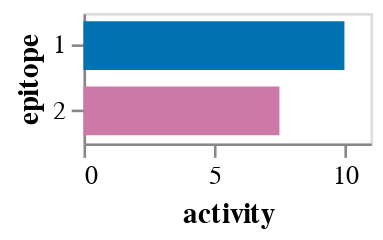
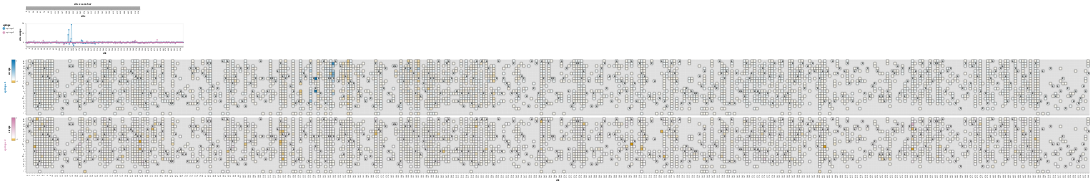

Notebook source saved alongside these figures, in order:
### Code cell
prob_escape_13 = pd.read_csv(
    "results/prob_escape/libA_221027_1_AUSAB-13_1_prob_escape.csv", keep_default_na=False, na_values="nan"
).query(
    "`no-antibody_count` >= no_antibody_count_threshold"
)  # filter for those with sufficient no-antibody counts
assert prob_escape_13.notnull().all().all()

model_13 = polyclonal.Polyclonal(
    n_epitopes=2,
    data_to_fit=prob_escape_13.rename(
        columns={
            "antibody_concentration": "concentration",
            "aa_substitutions_reference": "aa_substitutions",
        }
    ),
    alphabet=polyclonal.AAS_WITHSTOP_WITHGAP,
    sites=reference_sites,
    spatial_distances=spatial_distances,
)

# fit model
opt_res = model_13.fit(
    logfreq=200,
    reg_escape_weight=0.1,
    reg_uniqueness_weight=0,
    reg_uniqueness2_weight=1,
    reg_spatial_weight=0.0,
    reg_spatial2_weight=0.0005,
)

# display results
display(model_13.activity_wt_barplot())
display(model_13.mut_escape_plot(addtl_slider_stats={"times_seen": 3}, init_floor_at_zero=False))

### Figure 1 — Vega-Lite specification as saved in the notebook (floating-point values rounded to 4 significant figures)
{"config": {"view": {"continuousWidth": 400, "continuousHeight": 300}, "axis": {"grid": false}}, "data": {"name": "data-39b13a6cc2061bacd2d4fb6e21f132ce"}, "mark": {"type": "bar", "size": 18.75}, "encoding": {"color": {"field": "epitope", "legend": null, "scale": {"domain": ["1", "2"], "range": ["#0072B2", "#CC79A7"]}, "type": "nominal"}, "tooltip": [{"field": "epitope", "type": "nominal"}, {"field": "activity", "format": ".2f", "type": "quantitative"}], "x": {"field": "activity", "title": "activity", "type": "quantitative"}, "y": {"field": "epitope", "sort": ["1", "2"], "type": "nominal"}}, "height": {"step": 25}, "width": 110, "$schema": "https://vega.github.io/schema/vega-lite/v5.2.0.json", "datasets": {"data-39b13a6cc2061bacd2d4fb6e21f132ce": [{"epitope": "1", "activity": 10.0}, {"epitope": "2", "activity": 7.51}]}}

### Figure 2 — Vega-Lite specification as saved in the notebook (floating-point values rounded to 4 significant figures; data arrays with more than 128 entries replaced by an {"elided": "..."} marker saying what was removed)
{"config": {"view": {"continuousWidth": 400, "continuousHeight": 300}, "axis": {"grid": false, "labelOverlap": "parity"}, "padding": 10}, "vconcat": [{"data": {"name": "data-4859a6ebdfa6e326c166d65684b069a9"}, "mark": "rect", "encoding": {"color": {"value": "gray"}, "tooltip": [{"field": "site", "type": "nominal"}], "x": {"field": "site", "sort": {"field": "_stat_site_order", "order": "ascending"}, "type": "ordinal"}}, "height": 11, "params": [{"name": "parameter016", "select": {"type": "interval", "encodings": ["x"], "mark": {"stroke": "black", "strokeWidth": 2}}}, {"name": "floor_at_zero", "select": {"type": "point", "fields": ["floor"]}, "bind": {"input": "radio", "options": [0, -1.062], "labels": ["yes", "no"], "name": "floor escape at zero"}, "value": [{"floor": -1.062}]}, {"name": "parameter016", "select": {"type": "interval", "encodings": ["x"], "mark": {"stroke": "black", "strokeWidth": 2}}}, {"name": "parameter013", "select": {"type": "point", "fields": ["cutoff"]}, "bind": {"input": "range", "max": 193.0, "min": 1.0, "name": "minimum times_seen"}, "value": [{"cutoff": 3}]}, {"name": "parameter014", "select": {"type": "point", "fields": ["cutoff"]}, "bind": {"input": "range", "max": 6.867, "min": -1.062, "name": "minimum max of escape at site"}, "value": [{"cutoff": -1.062}]}], "title": "site zoom bar", "width": 500}, {"layer": [{"mark": {"type": "line", "opacity": 0.7, "size": 1}, "encoding": {"color": {"field": "epitope", "legend": {"orient": "left"}, "scale": {"domain": ["epitope 1", "epitope 2"], "range": ["#0072B2", "#CC79A7"]}, "type": "nominal"}, "tooltip": [{"field": "site", "type": "nominal"}, {"field": "epitope", "type": "nominal"}, {"field": "_stat_site_val", "format": ".3g", "title": "site escape", "type": "quantitative"}, {"field": "wildtype", "type": "nominal"}], "x": {"field": "site", "sort": {"field": "_stat_site_order", "order": "ascending"}, "type": "ordinal"}, "y": {"field": "_stat_site_val", "scale": {"zero": true}, "title": "site escape", "type": "quantitative"}}, "params": [{"name": "site_stat", "select": {"type": "point", "fields": ["_stat_site_stat"]}, "bind": {"input": "radio", "options": ["_stat_sum", "_stat_mean", "_stat_max", "_stat_min"], "labels": ["sum", "mean", "max", "min"], "name": "site escape statistic"}, "value": [{"_stat_site_stat": "_stat_sum"}]}, {"name": "parameter015", "select": {"type": "point", "fields": ["_stat_show_line"]}, "bind": {"input": "radio", "options": [true, false], "labels": ["yes", "no"], "name": "show line on site plot"}, "value": [{"_stat_show_line": true}]}, {"name": "floor_at_zero", "select": {"type": "point", "fields": ["floor"]}, "bind": {"input": "radio", "options": [0, -1.062], "labels": ["yes", "no"], "name": "floor escape at zero"}, "value": [{"floor": -1.062}]}, {"name": "parameter016", "select": {"type": "interval", "encodings": ["x"], "mark": {"stroke": "black", "strokeWidth": 2}}}, {"name": "parameter013", "select": {"type": "point", "fields": ["cutoff"]}, "bind": {"input": "range", "max": 193.0, "min": 1.0, "name": "minimum times_seen"}, "value": [{"cutoff": 3}]}, {"name": "parameter014", "select": {"type": "point", "fields": ["cutoff"]}, "bind": {"input": "range", "max": 6.867, "min": -1.062, "name": "minimum max of escape at site"}, "value": [{"cutoff": -1.062}]}], "transform": [{"lookup": "site", "from": {"data": {"name": "data-da4d8508ced3d8b6e158db9658207c69"}, "key": "site", "fields": ["wildtype", "_stat_site_order"]}}, {"calculate": "max(datum['escape'],floor_at_zero['floor'])", "as": "_stat"}, {"filter": "((datum['times_seen'] >= (parameter013['cutoff'] - 1e-06)) || (!isNumber(datum['times_seen'])))"}, {"joinaggregate": [{"op": "max", "field": "_stat", "as": "_stat_site_max"}], "groupby": ["site"]}, {"filter": "((datum['_stat_site_max'] >= (parameter014['cutoff'] - 1e-06)) || (!isNumber(datum['_stat_site_max'])))"}, {"calculate": "(datum.wildtype !== datum.mutant)", "as": "_stat_not_wildtype"}, {"joinaggregate": [{"op": "max", "field": "_stat_not_wildtype", "as": "_stat_site_has_non_wildtype"}], "groupby": ["site"]}, {"filter": "datum['_stat_site_has_non_wildtype']"}, {"filter": {"param": "parameter016"}}, {"filter": "(datum.wildtype !== datum.mutant)"}, {"aggregate": [{"op": "sum", "field": "_stat", "as": "_stat_sum"}, {"op": "mean", "field": "_stat", "as": "_stat_mean"}, {"op": "max", "field": "_stat", "as": "_stat_max"}, {"op": "min", "field": "_stat", "as": "_stat_min"}], "groupby": ["site", "wildtype", "_stat_site_order", "epitope"]}, {"fold": ["_stat_sum", "_stat_mean", "_stat_max", "_stat_min"], "as": ["_stat_site_stat", "_stat_site_val"]}, {"filter": {"param": "site_stat"}}, {"calculate": "true", "as": "_stat_show_line"}, {"filter": {"param": "parameter015"}}]}, {"mark": {"type": "circle", "opacity": 0.7}, "encoding": {"color": {"field": "epitope", "legend": {"orient": "left"}, "scale": {"domain": ["epitope 1", "epitope 2"], "range": ["#0072B2", "#CC79A7"]}, "type": "nominal"}, "tooltip": [{"field": "site", "type": "nominal"}, {"field": "epitope", "type": "nominal"}, {"field": "_stat_site_val", "format": ".3g", "title": "site escape", "type": "quantitative"}, {"field": "wildtype", "type": "nominal"}], "x": {"field": "site", "sort": {"field": "_stat_site_order", "order": "ascending"}, "type": "ordinal"}, "y": {"field": "_stat_site_val", "scale": {"zero": true}, "title": "site escape", "type": "quantitative"}}, "transform": [{"lookup": "site", "from": {"data": {"name": "data-da4d8508ced3d8b6e158db9658207c69"}, "key": "site", "fields": ["wildtype", "_stat_site_order"]}}, {"calculate": "max(datum['escape'],floor_at_zero['floor'])", "as": "_stat"}, {"filter": "((datum['times_seen'] >= (parameter013['cutoff'] - 1e-06)) || (!isNumber(datum['times_seen'])))"}, {"joinaggregate": [{"op": "max", "field": "_stat", "as": "_stat_site_max"}], "groupby": ["site"]}, {"filter": "((datum['_stat_site_max'] >= (parameter014['cutoff'] - 1e-06)) || (!isNumber(datum['_stat_site_max'])))"}, {"calculate": "(datum.wildtype !== datum.mutant)", "as": "_stat_not_wildtype"}, {"joinaggregate": [{"op": "max", "field": "_stat_not_wildtype", "as": "_stat_site_has_non_wildtype"}], "groupby": ["site"]}, {"filter": "datum['_stat_site_has_non_wildtype']"}, {"filter": {"param": "parameter016"}}, {"filter": "(datum.wildtype !== datum.mutant)"}, {"aggregate": [{"op": "sum", "field": "_stat", "as": "_stat_sum"}, {"op": "mean", "field": "_stat", "as": "_stat_mean"}, {"op": "max", "field": "_stat", "as": "_stat_max"}, {"op": "min", "field": "_stat", "as": "_stat_min"}], "groupby": ["site", "wildtype", "_stat_site_order", "epitope"]}, {"fold": ["_stat_sum", "_stat_mean", "_stat_max", "_stat_min"], "as": ["_stat_site_stat", "_stat_site_val"]}, {"filter": {"param": "site_stat"}}]}], "data": {"name": "data-b388ad92a4ed5a6c1f9c62bfc2cc9d34"}, "height": 100, "width": 690}, {"vconcat": [{"layer": [{"mark": {"type": "rect", "color": "gray", "opacity": 0.25}, "encoding": {"x": {"field": "site", "sort": {"field": "_stat_site_order", "order": "ascending"}, "type": "ordinal"}, "y": {"field": "mutant", "scale": {"domain": ["R", "K", "H", "D", "E", "Q", "N", "S", "T", "Y", "W", "F", "A", "I", "L", "M", "V", "G", "P", "C", "-", "*"]}, "sort": ["R", "K", "H", "D", "E", "Q", "N", "S", "T", "Y", "W", "F", "A", "I", "L", "M", "V", "G", "P", "C", "-", "*"], "title": null, "type": "nominal"}}, "params": [{"name": "floor_at_zero", "select": {"type": "point", "fields": ["floor"]}, "bind": {"input": "radio", "options": [0, -1.062], "labels": ["yes", "no"], "name": "floor escape at zero"}, "value": [{"floor": -1.062}]}, {"name": "parameter016", "select": {"type": "interval", "encodings": ["x"], "mark": {"stroke": "black", "strokeWidth": 2}}}, {"name": "parameter013", "select": {"type": "point", "fields": ["cutoff"]}, "bind": {"input": "range", "max": 193.0, "min": 1.0, "name": "minimum times_seen"}, "value": [{"cutoff": 3}]}, {"name": "parameter014", "select": {"type": "point", "fields": ["cutoff"]}, "bind": {"input": "range", "max": 6.867, "min": -1.062, "name": "minimum max of escape at site"}, "value": [{"cutoff": -1.062}]}], "transform": [{"lookup": "site", "from": {"data": {"name": "data-da4d8508ced3d8b6e158db9658207c69"}, "key": "site", "fields": ["wildtype", "_stat_site_order"]}}, {"calculate": "max(datum['escape'],floor_at_zero['floor'])", "as": "_stat"}, {"filter": "((datum['times_seen'] >= (parameter013['cutoff'] - 1e-06)) || (!isNumber(datum['times_seen'])))"}, {"joinaggregate": [{"op": "max", "field": "_stat", "as": "_stat_site_max"}], "groupby": ["site"]}, {"filter": "((datum['_stat_site_max'] >= (parameter014['cutoff'] - 1e-06)) || (!isNumber(datum['_stat_site_max'])))"}, {"calculate": "(datum.wildtype !== datum.mutant)", "as": "_stat_not_wildtype"}, {"joinaggregate": [{"op": "max", "field": "_stat_not_wildtype", "as": "_stat_site_has_non_wildtype"}], "groupby": ["site"]}, {"filter": "datum['_stat_site_has_non_wildtype']"}, {"filter": {"param": "parameter016"}}, {"impute": "_stat_dummy", "key": "mutant", "groupby": ["site"], "keyvals": ["R", "K", "H", "D", "E", "Q", "N", "S", "T", "Y", "W", "F", "A", "I", "L", "M", "V", "G", "P", "C", "-", "*"], "value": null}]}, {"mark": "rect", "encoding": {"color": {"field": "_stat", "legend": {"gradientLength": 100, "gradientStrokeColor": "black", "gradientStrokeWidth": 0.5, "orient": "left", "title": "escape", "titleOrient": "left"}, "scale": {"domainMax": 6.867, "domainMid": 0, "domainMin": {"expr": "floor_at_zero.floor"}, "nice": false, "range": ["#e69f00", "#e7a40d", "#e9a91b", "#eaae28", "#ebb336", "#edb843", "#eebd51", "#efc25e", "#f1c76b", "#f2cc79", "#f3d286", "#f4d794", "#f6dca1", "#f7e1ae", "#f8e6bc", "#faebc9", "#fbf0d7", "#fcf5e4", "#fefaf2", "#ffffff", "#f2f8fb", "#e4f0f7", "#d7e9f3", "#c9e1ef", "#bcdaeb", "#aed2e7", "#a1cbe3", "#94c4df", "#86bcdb", "#79b5d6", "#6badd2", "#5ea6ce", "#519fca", "#4397c6", "#3690c2", "#2888be", "#1b81ba", "#0d79b6", "#0072b2"], "type": "linear", "zero": true}, "type": "quantitative"}, "stroke": {"value": "black"}, "tooltip": [{"field": "site", "type": "nominal"}, {"field": "wildtype", "type": "nominal"}, {"field": "mutant", "type": "nominal"}, {"field": "escape", "format": ".3g", "type": "quantitative"}, {"field": "epitope", "type": "nominal"}, {"field": "times_seen", "format": ".3g", "type": "quantitative"}], "x": {"axis": {"labels": false, "ticks": false, "title": null}, "field": "site", "sort": {"field": "_stat_site_order", "order": "ascending"}, "type": "ordinal"}, "y": {"field": "mutant", "scale": {"domain": ["R", "K", "H", "D", "E", "Q", "N", "S", "T", "Y", "W", "F", "A", "I", "L", "M", "V", "G", "P", "C", "-", "*"]}, "sort": ["R", "K", "H", "D", "E", "Q", "N", "S", "T", "Y", "W", "F", "A", "I", "L", "M", "V", "G", "P", "C", "-", "*"], "title": null, "type": "nominal"}}, "title": {"text": "epitope 1", "anchor": "middle", "color": "#0072B2", "orient": "left"}, "transform": [{"lookup": "site", "from": {"data": {"name": "data-da4d8508ced3d8b6e158db9658207c69"}, "key": "site", "fields": ["wildtype", "_stat_site_order"]}}, {"calculate": "max(datum['escape'],floor_at_zero['floor'])", "as": "_stat"}, {"filter": "((datum['times_seen'] >= (parameter013['cutoff'] - 1e-06)) || (!isNumber(datum['times_seen'])))"}, {"joinaggregate": [{"op": "max", "field": "_stat", "as": "_stat_site_max"}], "groupby": ["site"]}, {"filter": "((datum['_stat_site_max'] >= (parameter014['cutoff'] - 1e-06)) || (!isNumber(datum['_stat_site_max'])))"}, {"calculate": "(datum.wildtype !== datum.mutant)", "as": "_stat_not_wildtype"}, {"joinaggregate": [{"op": "max", "field": "_stat_not_wildtype", "as": "_stat_site_has_non_wildtype"}], "groupby": ["site"]}, {"filter": "datum['_stat_site_has_non_wildtype']"}, {"filter": {"param": "parameter016"}}, {"filter": "(datum['epitope'] === 'epitope 1')"}]}, {"mark": {"type": "text", "color": "black", "text": "x"}, "encoding": {"x": {"field": "site", "sort": {"field": "_stat_site_order", "order": "ascending"}, "type": "ordinal"}, "y": {"field": "mutant", "scale": {"domain": ["R", "K", "H", "D", "E", "Q", "N", "S", "T", "Y", "W", "F", "A", "I", "L", "M", "V", "G", "P", "C", "-", "*"]}, "sort": ["R", "K", "H", "D", "E", "Q", "N", "S", "T", "Y", "W", "F", "A", "I", "L", "M", "V", "G", "P", "C", "-", "*"], "title": null, "type": "nominal"}}, "transform": [{"lookup": "site", "from": {"data": {"name": "data-da4d8508ced3d8b6e158db9658207c69"}, "key": "site", "fields": ["wildtype", "_stat_site_order"]}}, {"calculate": "max(datum['escape'],floor_at_zero['floor'])", "as": "_stat"}, {"filter": "((datum['times_seen'] >= (parameter013['cutoff'] - 1e-06)) || (!isNumber(datum['times_seen'])))"}, {"joinaggregate": [{"op": "max", "field": "_stat", "as": "_stat_site_max"}], "groupby": ["site"]}, {"filter": "((datum['_stat_site_max'] >= (parameter014['cutoff'] - 1e-06)) || (!isNumber(datum['_stat_site_max'])))"}, {"calculate": "(datum.wildtype !== datum.mutant)", "as": "_stat_not_wildtype"}, {"joinaggregate": [{"op": "max", "field": "_stat_not_wildtype", "as": "_stat_site_has_non_wildtype"}], "groupby": ["site"]}, {"filter": "datum['_stat_site_has_non_wildtype']"}, {"filter": {"param": "parameter016"}}, {"filter": "(datum.wildtype === datum.mutant)"}]}], "height": {"step": 11}, "width": {"step": 11}}, {"layer": [{"mark": {"type": "rect", "color": "gray", "opacity": 0.25}, "encoding": {"x": {"field": "site", "sort": {"field": "_stat_site_order", "order": "ascending"}, "type": "ordinal"}, "y": {"field": "mutant", "scale": {"domain": ["R", "K", "H", "D", "E", "Q", "N", "S", "T", "Y", "W", "F", "A", "I", "L", "M", "V", "G", "P", "C", "-", "*"]}, "sort": ["R", "K", "H", "D", "E", "Q", "N", "S", "T", "Y", "W", "F", "A", "I", "L", "M", "V", "G", "P", "C", "-", "*"], "title": null, "type": "nominal"}}, "params": [{"name": "floor_at_zero", "select": {"type": "point", "fields": ["floor"]}, "bind": {"input": "radio", "options": [0, -1.062], "labels": ["yes", "no"], "name": "floor escape at zero"}, "value": [{"floor": -1.062}]}, {"name": "parameter016", "select": {"type": "interval", "encodings": ["x"], "mark": {"stroke": "black", "strokeWidth": 2}}}, {"name": "parameter013", "select": {"type": "point", "fields": ["cutoff"]}, "bind": {"input": "range", "max": 193.0, "min": 1.0, "name": "minimum times_seen"}, "value": [{"cutoff": 3}]}, {"name": "parameter014", "select": {"type": "point", "fields": ["cutoff"]}, "bind": {"input": "range", "max": 6.867, "min": -1.062, "name": "minimum max of escape at site"}, "value": [{"cutoff": -1.062}]}], "transform": [{"lookup": "site", "from": {"data": {"name": "data-da4d8508ced3d8b6e158db9658207c69"}, "key": "site", "fields": ["wildtype", "_stat_site_order"]}}, {"calculate": "max(datum['escape'],floor_at_zero['floor'])", "as": "_stat"}, {"filter": "((datum['times_seen'] >= (parameter013['cutoff'] - 1e-06)) || (!isNumber(datum['times_seen'])))"}, {"joinaggregate": [{"op": "max", "field": "_stat", "as": "_stat_site_max"}], "groupby": ["site"]}, {"filter": "((datum['_stat_site_max'] >= (parameter014['cutoff'] - 1e-06)) || (!isNumber(datum['_stat_site_max'])))"}, {"calculate": "(datum.wildtype !== datum.mutant)", "as": "_stat_not_wildtype"}, {"joinaggregate": [{"op": "max", "field": "_stat_not_wildtype", "as": "_stat_site_has_non_wildtype"}], "groupby": ["site"]}, {"filter": "datum['_stat_site_has_non_wildtype']"}, {"filter": {"param": "parameter016"}}, {"impute": "_stat_dummy", "key": "mutant", "groupby": ["site"], "keyvals": ["R", "K", "H", "D", "E", "Q", "N", "S", "T", "Y", "W", "F", "A", "I", "L", "M", "V", "G", "P", "C", "-", "*"], "value": null}]}, {"mark": "rect", "encoding": {"color": {"field": "_stat", "legend": {"gradientLength": 100, "gradientStrokeColor": "black", "gradientStrokeWidth": 0.5, "orient": "left", "title": "escape", "titleOrient": "left"}, "scale": {"domainMax": 6.867, "domainMid": 0, "domainMin": {"expr": "floor_at_zero.floor"}, "nice": false, "range": ["#e69f00", "#e7a40d", "#e9a91b", "#eaae28", "#ebb336", "#edb843", "#eebd51", "#efc25e", "#f1c76b", "#f2cc79", "#f3d286", "#f4d794", "#f6dca1", "#f7e1ae", "#f8e6bc", "#faebc9", "#fbf0d7", "#fcf5e4", "#fefaf2", "#ffffff", "#fcf8fa", "#faf1f6", "#f7eaf1", "#f4e3ec", "#f2dce8", "#efd5e3", "#eccedf", "#eac7da", "#e7c0d5", "#e4b8d1", "#e1b1cc", "#dfaac7", "#dca3c3", "#d99cbe", "#d795ba", "#d48eb5", "#d187b0", "#cf80ac", "#cc79a7"], "type": "linear", "zero": true}, "type": "quantitative"}, "stroke": {"value": "black"}, "tooltip": [{"field": "site", "type": "nominal"}, {"field": "wildtype", "type": "nominal"}, {"field": "mutant", "type": "nominal"}, {"field": "escape", "format": ".3g", "type": "quantitative"}, {"field": "epitope", "type": "nominal"}, {"field": "times_seen", "format": ".3g", "type": "quantitative"}], "x": {"axis": {"labels": true, "ticks": true, "title": "site"}, "field": "site", "sort": {"field": "_stat_site_order", "order": "ascending"}, "type": "ordinal"}, "y": {"field": "mutant", "scale": {"domain": ["R", "K", "H", "D", "E", "Q", "N", "S", "T", "Y", "W", "F", "A", "I", "L", "M", "V", "G", "P", "C", "-", "*"]}, "sort": ["R", "K", "H", "D", "E", "Q", "N", "S", "T", "Y", "W", "F", "A", "I", "L", "M", "V", "G", "P", "C", "-", "*"], "title": null, "type": "nominal"}}, "title": {"text": "epitope 2", "anchor": "middle", "color": "#CC79A7", "orient": "left"}, "transform": [{"lookup": "site", "from": {"data": {"name": "data-da4d8508ced3d8b6e158db9658207c69"}, "key": "site", "fields": ["wildtype", "_stat_site_order"]}}, {"calculate": "max(datum['escape'],floor_at_zero['floor'])", "as": "_stat"}, {"filter": "((datum['times_seen'] >= (parameter013['cutoff'] - 1e-06)) || (!isNumber(datum['times_seen'])))"}, {"joinaggregate": [{"op": "max", "field": "_stat", "as": "_stat_site_max"}], "groupby": ["site"]}, {"filter": "((datum['_stat_site_max'] >= (parameter014['cutoff'] - 1e-06)) || (!isNumber(datum['_stat_site_max'])))"}, {"calculate": "(datum.wildtype !== datum.mutant)", "as": "_stat_not_wildtype"}, {"joinaggregate": [{"op": "max", "field": "_stat_not_wildtype", "as": "_stat_site_has_non_wildtype"}], "groupby": ["site"]}, {"filter": "datum['_stat_site_has_non_wildtype']"}, {"filter": {"param": "parameter016"}}, {"filter": "(datum['epitope'] === 'epitope 2')"}]}, {"mark": {"type": "text", "color": "black", "text": "x"}, "encoding": {"x": {"field": "site", "sort": {"field": "_stat_site_order", "order": "ascending"}, "type": "ordinal"}, "y": {"field": "mutant", "scale": {"domain": ["R", "K", "H", "D", "E", "Q", "N", "S", "T", "Y", "W", "F", "A", "I", "L", "M", "V", "G", "P", "C", "-", "*"]}, "sort": ["R", "K", "H", "D", "E", "Q", "N", "S", "T", "Y", "W", "F", "A", "I", "L", "M", "V", "G", "P", "C", "-", "*"], "title": null, "type": "nominal"}}, "transform": [{"lookup": "site", "from": {"data": {"name": "data-da4d8508ced3d8b6e158db9658207c69"}, "key": "site", "fields": ["wildtype", "_stat_site_order"]}}, {"calculate": "max(datum['escape'],floor_at_zero['floor'])", "as": "_stat"}, {"filter": "((datum['times_seen'] >= (parameter013['cutoff'] - 1e-06)) || (!isNumber(datum['times_seen'])))"}, {"joinaggregate": [{"op": "max", "field": "_stat", "as": "_stat_site_max"}], "groupby": ["site"]}, {"filter": "((datum['_stat_site_max'] >= (parameter014['cutoff'] - 1e-06)) || (!isNumber(datum['_stat_site_max'])))"}, {"calculate": "(datum.wildtype !== datum.mutant)", "as": "_stat_not_wildtype"}, {"joinaggregate": [{"op": "max", "field": "_stat_not_wildtype", "as": "_stat_site_has_non_wildtype"}], "groupby": ["site"]}, {"filter": "datum['_stat_site_has_non_wildtype']"}, {"filter": {"param": "parameter016"}}, {"filter": "(datum.wildtype === datum.mutant)"}]}], "height": {"step": 11}, "width": {"step": 11}}], "data": {"name": "data-b388ad92a4ed5a6c1f9c62bfc2cc9d34"}, "resolve": {"scale": {"color": "independent", "x": "shared"}}, "spacing": 10}], "resolve": {"scale": {"color": "independent"}}, "$schema": "https://vega.github.io/schema/vega-lite/v5.2.0.json", "datasets": {"data-4859a6ebdfa6e326c166d65684b069a9": {"elided": "502 records"}, "data-b388ad92a4ed5a6c1f9c62bfc2cc9d34": {"elided": "7476 records"}, "data-da4d8508ced3d8b6e158db9658207c69": {"elided": "502 records"}}}
